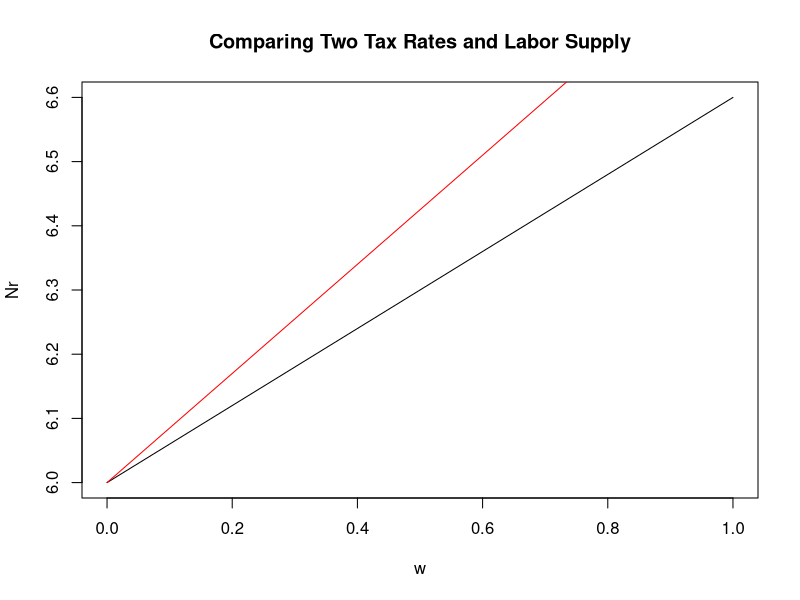
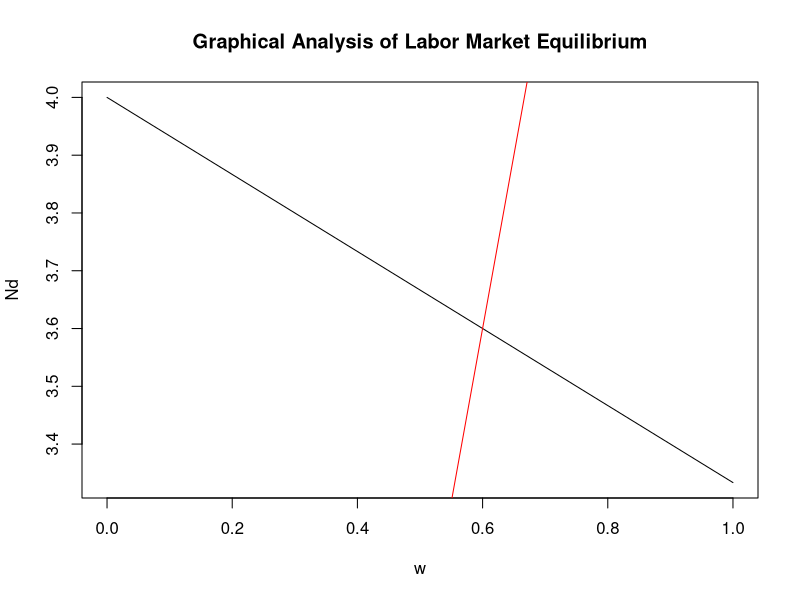
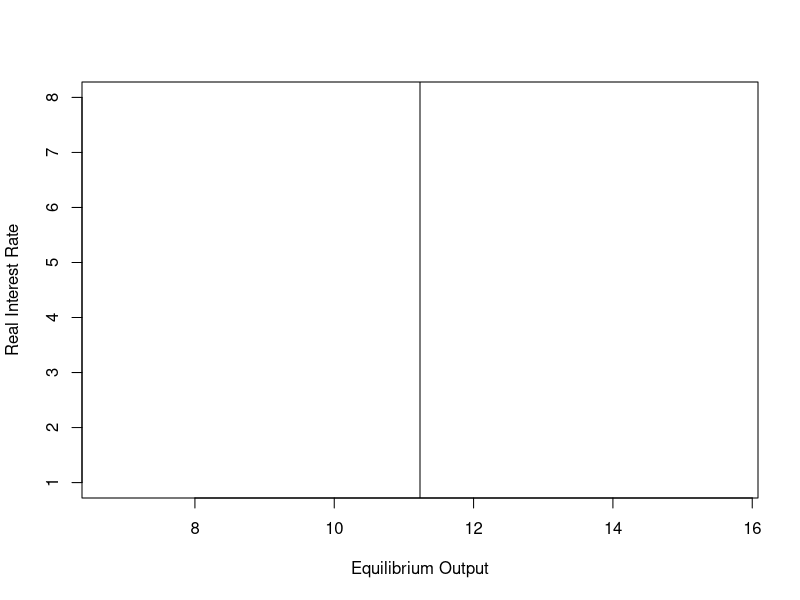
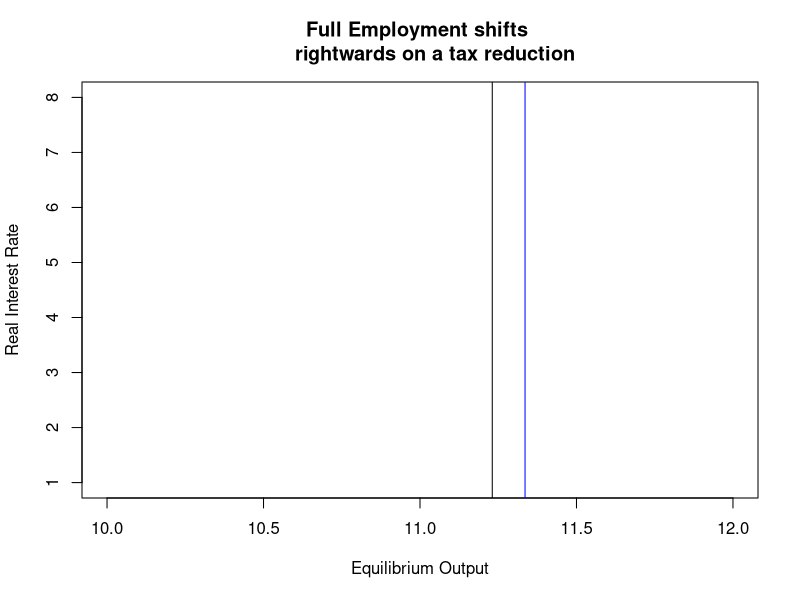
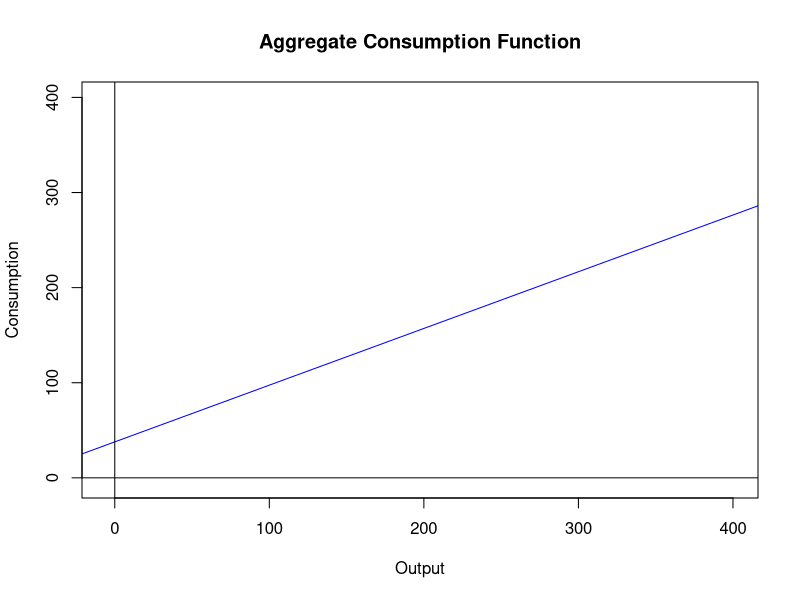
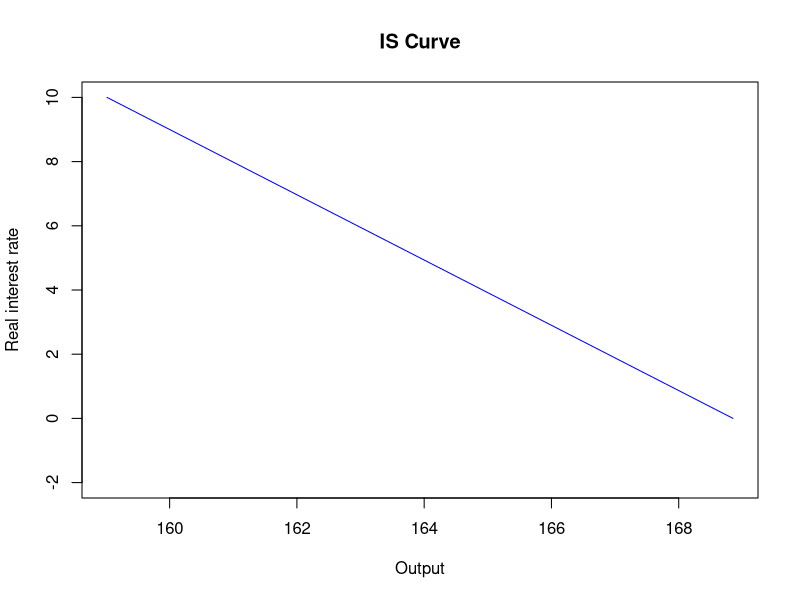
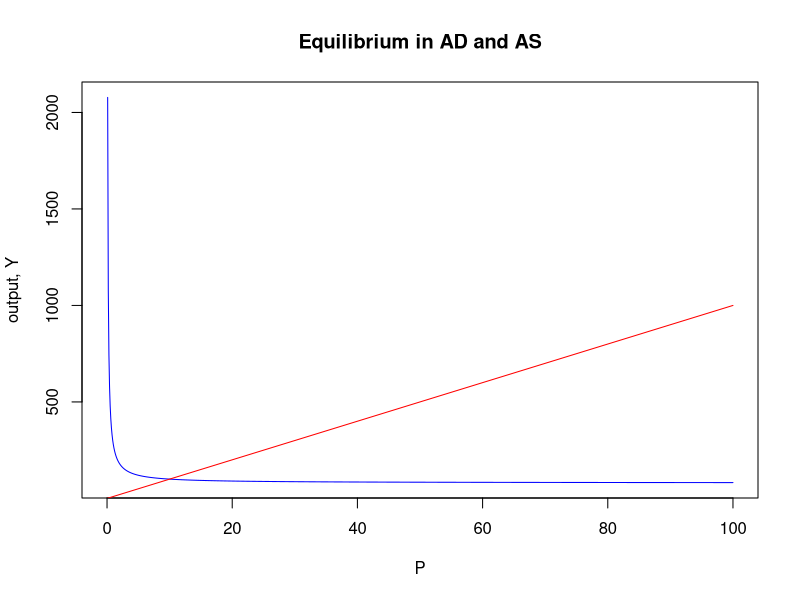

Here is the R script that generated these plots, in order:
## ---- chunk 1
# simulating 100 values of wages from 0 to 1
w = seq(0,1, length = 100) 
n_0 = 6
n_1 = 1
t_p = 0.15
t_r = 0.40
Np = n_0 + n_1 * (1-0.15) * w
Nr = n_0 + n_1 * (1-0.40) * w
## ---- chunk 2
# Rich individual's slope is flatter.
plot( w, Nr, type = "l", 
      main = "Comparing Two Tax Rates and Labor Supply") 
# Poor individual's slope is steeper
lines( w, Np, col = "red") 
## ---- chunk 3
# generating random wage numbers
w = seq(0,1, length = 100) 
# parameter values
gamma1 = 2
gamma2 = 0.5
A = 3
n_0 = 6
n_1 = 1
t = 0.35
# labor demand equation
Nd = (gamma1/gamma2) - (1/(A*gamma2)) * w
# labor supply equation
Ns = n_0 + n_1 * (1-t) * w
## ---- chunk 4
# examining equilibrium graphically
plot( w, Nd, type = "l", 
      main = "Graphical Analysis of Labor Market Equilibrium")
abline( w, Ns, col = "red")
## ---- chunk 5
# parameter values
gamma1 = 2
gamma2 = 0.5
A = 3
n0 = 6
n1 = 1
t = 0.35
Y = A * ( gamma1 * ((n0 + n1 * gamma1 * A * (1-t))
                    /(1+n1 * gamma2 * A * (1-t))) - (1/2) 
          * gamma2 * ((n0 + n1 * gamma1 * A * (1-t))/
                          (1+n1 * gamma2 * A * (1-t)))^2)
Y # our full employment output for given parameter values
## ---- chunk 6
i = seq(0,10, length = 100)
Y = A * ( gamma1 * ((n0 + n1 * gamma1 * A * (1-t))/
            (1+n1 * gamma2 * A * (1-t))) - (1/2) *
            gamma2 * ((n0 + n1 * gamma1 * A * (1-t))/
            (1+n1 * gamma2 * A * (1-t)))^2) + 0*i
## ---- chunk 7
plot(Y,i, type = "l", 
     xlab = "Equilibrium Output", 
     ylab = "Real Interest Rate", ylim = c(1,8))
abline(h=0, col="blue")
## ---- chunk 8
# parameter values
gamma1 = 2
gamma2 = 0.5
A = 3
n0 = 6
n1 = 1
t = 0.35
## ---- chunk 9
Y_old = A * ( gamma1 * ((n0 + n1 * gamma1 * A * (1-t))
            /(1+n1 * gamma2 * A * (1-t))) - (1/2) 
              * gamma2 * ((n0 + n1 * gamma1 * A * (1-t))/
            (1+n1 * gamma2 * A * (1-t)))^2)
t1 = 0.25 # lower taxes
Y_new = A * ( gamma1 * ((n0 + n1 * gamma1 * A * (1-t1))/
            (1+n1 * gamma2 * A * (1-t1))) - (1/2) 
              * gamma2 * ((n0 + n1 * gamma1 * A * (1-t1))/
            (1+n1 * gamma2 * A * (1-t1)))^2)
print(paste(Y_old, "  ", Y_new))
## ---- chunk 10
i = seq(0,10, length = 100)
Y_old = A * ( gamma1 * ((n0 + n1 * gamma1 * A * (1-t))/
            (1+n1 * gamma2 * A * (1-t))) - (1/2) 
              * gamma2 * ((n0 + n1 * gamma1 * A * (1-t))/
            (1+n1 * gamma2 * A * (1-t)))^2) + 0*i
Y_new = A * ( gamma1 * ((n0 + n1 * gamma1 * A * (1-t1))/
            (1+n1 * gamma2 * A * (1-t1))) - (1/2) 
              * gamma2 * ((n0 + n1 * gamma1 * A * (1-t1))/
            (1+n1 * gamma2 * A * (1-t1)))^2) + 0*i
## ---- chunk 11
plot(Y_old,i, type = "l", xlab = "Equilibrium Output", 
     ylab = "Real Interest Rate", 
     ylim = c(1,8), xlim = c(10,12), 
     main = "Full Employment shifts 
     rightwards on a tax reduction")
lines(Y_new, i, col="blue")
## ---- chunk 12
c0 = 50
cy = 0.6
T = 20
cr = 0.2
r = seq(0,10, length = 100)
Y = seq(-50, 500, length = 100)
C = c0 + cy * ( Y-T) - cr * r
## ---- chunk 13
plot(Y,C, type = "l", xlab = "Output", 
     ylab = "Consumption", ylim = c(-5,400),
     xlim = c(-5,400), 
     main = "Aggregate Consumption Function", col = "blue")
abline(v = 0, h=0, col="black")
## ---- chunk 14
c0 = 50
cy = 0.6
i0 = 30
G = 20
t0 = 5
t = 0.35
cr = 0.2
ir = 0.4
beta0 = (c0 + cy* t0 + i0 + G)/(1-cy *(1-t))
beta1 = (cr + ir)/(1-cy * (1-t))
r = seq(0,10, length = 100)
Y = beta0 - beta1 * r
## ---- chunk 15
plot(Y, r, type = "l", xlab = "Output", 
     ylab = "Real interest rate", 
     ylim = c(-2,10), 
     main = "IS Curve", col = "blue")
## ---- chunk 16
# specify the parameter values in R
n0 = 1
A = 1
alpha = 0.3
K = 2
t = 0.5
n1 = 0.2
beta = 1
## ---- chunk 17
# write the expression in R
Yfe = (A * n0^(alpha/(alpha-1)) * 
           K^(beta*(alpha-2)/(alpha-1))) /
    (1 - alpha * n1 * A * (1-t))^(alpha/(alpha-1))
# remember to put brackets properly
cat(c("Your full employment output is ", Yfe))
## ---- chunk 18
variables <- c("c_0", "c_y", "c_r", "c_g", "i_0" ,"i_r", "G")
values <- c(100, 0.8, 500, 0.5, 100, 500, 200)
x <- data.frame(variables, values)
## ---- chunk 19
P = seq(0, 100, length.out = 1000)
AS = 10*P
AD = (120/1.5) + (300/1.5) * (1/P)
plot(P, AD, type = "l", col = "blue", main = "Equilibrium in AD and AS", ylab = "output, Y")
lines(P, AS, type = "l", col = "red")

quadraticRoots <- function(a, b, c) {

  print(paste0("You have chosen the quadratic equation ", a, "x^2 + ", b, "x + ", c, "."))

  discriminant <- (b^2) - (4*a*c)

  if(discriminant < 0) {
    return(paste0("This quadratic equation has no real numbered roots."))
  }
  else if(discriminant > 0) {
    x_int_plus <- (-b + sqrt(discriminant)) / (2*a)
    x_int_neg <- (-b - sqrt(discriminant)) / (2*a)

    return(paste0("The two x-intercepts for the quadratic equation are ",
                  format(round(x_int_plus, 5), nsmall = 5), " and ",
                  format(round(x_int_neg, 5), nsmall = 5), "."))
  }
  else #discriminant = 0  case
    x_int <- (-b) / (2*a)
    return(paste0("The quadratic equation has only one root. This root is ",
                  x_int))
}

quadraticRoots(1, -80, -2000)
